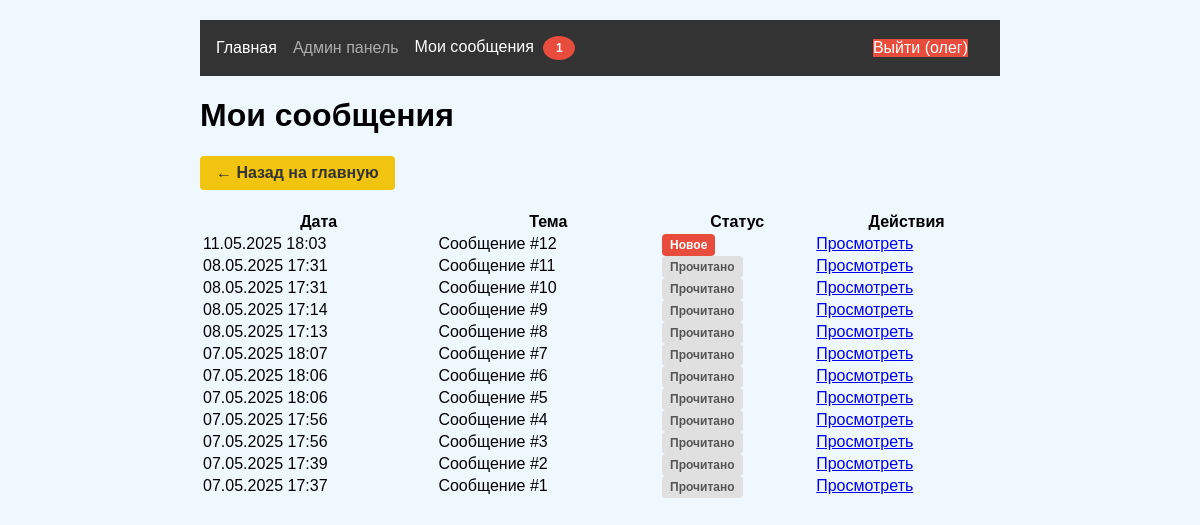
Page /user/messages (signed in) on the committed database.
### models.py (models this page shows, shortened)
class User(UserMixin, db.Model):
    id = db.Column(db.Integer, primary_key=True)
    username = db.Column(db.String(64), unique=True)
    password_hash = db.Column(db.String(128))
    is_admin = db.Column(db.Boolean, default=False)

class AdminMessage(db.Model):
    id = db.Column(db.Integer, primary_key=True)
    user_id = db.Column(db.Integer, db.ForeignKey('user.id'))
    admin_id = db.Column(db.Integer, db.ForeignKey('user.id'))  # ➕ Добавлено
    message = db.Column(db.Text)
    code_id = db.Column(db.Integer, db.ForeignKey('code_status.id'))
    created_at = db.Column(db.DateTime)
    read = db.Column(db.Boolean, default=False)
    user = db.relationship('User', foreign_keys=[user_id], backref=db.backref('admin_messages', lazy=True))
    admin = db.relationship('User', foreign_keys=[admin_id])  # ➕ Добавлено
    code = db.relationship('CodeStatus', backref=db.backref('messages', lazy=True))
    read_by_user = db.Column(db.Boolean, default=False)
    read_by_admin = db.Column(db.Boolean, default=False)

### app.py (the view)
@app.route('/user/messages')
@login_required
def user_messages():
    messages = AdminMessage.query.filter_by(user_id=current_user.id).order_by(AdminMessage.created_at.desc()).all()
    return render_template('user_messages.html', messages=messages)

### app.py (called while the page is built)
@login_manager.user_loader
def load_user(user_id):
    return User.query.get(int(user_id))

### templates/user_messages.html (shortened to what this page needs)
{% extends "base.html" %}
{% block content %}
<div class="container">
    <h1>Мои сообщения</h1>
    <a href="{{ url_for('main_index') }}" class="back-btn">← Назад на главную</a>
    <div class="messages-section">
        {% if messages %}
            <table class="messages-table">
                <thead>
                    <tr>
                        <th>Дата</th>
                        <th>Тема</th>
                        <th>Статус</th>
                        <th>Действия</th>
                    </tr>
                </thead>
                <tbody>
                    {% for message in messages %}
                    <tr class="{{ 'unread' if not message.read_by_user  else '' }}">
                        <td>{{ message.created_at.strftime('%d.%m.%Y %H:%M') }}</td>
                        <td>{% if message.subject %}{{ message.subject }}{% else %}Сообщение #{{ message.id }}{% endif %}</td>
                        <td>
                            {% if  message.read_by_user %}
                            <span class="status read">Прочитано</span>
                            {% else %}
                            <span class="status unread">Новое</span>
                            {% endif %}
                        </td>
                        <td>
                            <a href="{{ url_for('view_user_message', message_id=message.id) }}" class="btn">Просмотреть</a>
                        </td>
                    </tr>
                    {% endfor %}
                </tbody>
            </table>
        {% else %}
            <p class="no-data">У вас нет сообщений от администрации</p>
        {% endif %}
    </div>
</div>
{% endblock %}

### templates/base.html (shortened to what this page needs)
<!DOCTYPE html>
<html lang="ru">
<head>
    <link rel="stylesheet" href="{{ url_for('static', filename='css/style.css') }}">
</head>
<body>
    <header>
        <nav>
            {% if current_user.is_authenticated %}
                <div class="nav-left">
                    <a href="{{ url_for('main_index') }}" class="nav-link">Главная</a>
                    <a href="{{ url_for('admin_dashboard') }}" class="nav-link {{ 'admin-link' if current_user.is_admin else 'disabled-link' }}">
                        Админ панель
                    </a>
                    <a href="{{ url_for('user_messages') }}" class="nav-link">
                        Мои сообщения
                        <span class="message-count" id="userMessageCount"></span>
                    </a>
                </div>
                <div class="nav-right">
                    <a href="{{ url_for('logout') }}" class="nav-link logout-btn">Выйти ({{ current_user.username }})</a>
                </div>
            {% else %}
                <div class="nav-left">
                    <a href="{{ url_for('login') }}" class="nav-link">Войти</a>
                    <a href="{{ url_for('register') }}" class="nav-link">Регистрация</a>
                </div>
            {% endif %}
        </nav>
    </header>
    <main>
        {% block content %}{% endblock %}
    </main>
</body>
</html>

### static/css/style.css (style rules this page uses)
body { font-family: Arial, sans-serif; max-width: 800px; margin: 0 auto; padding: 20px; background: #f0f8ff; }
nav { display: flex; background: #333; padding: 1rem; }
nav a { color: white; margin-right: 1rem; text-decoration: none; }
.nav-right { margin-left: auto; }
.back-btn { display: inline-block; margin-bottom: 20px; padding: 8px 16px; background-color: #6c757d; color: #fff; border-radius: 4px; text-decoration: none; }
.disabled-link { opacity: 0.6; cursor: default; position: relative; }
.nav-left, .nav-right { display: flex; align-items: center; }
.nav-left { margin-right: auto; }
.logout-btn { background-color: #e74c3c !important; color: white !important; transition: background-color 0.3s; }
.message-count { display: none; background-color: #e74c3c; color: white; border-radius: 50%; padding: 2px 6px; font-size: 12px; margin-left: 5px; }
.status { padding: 4px 8px; border-radius: 4px; font-size: 12px; font-weight: bold; }
.status.read { background-color: #e0e0e0; color: #555; }
.status.unread { background-color: #e74c3c; color: white; }
.back-btn { display: inline-block; padding: 8px 16px; background-color: #f1c40f; color: #333; border-radius: 4px; text-decoration: none; margin-bottom: 20px; font-weight: bold; }
.message-count { display: none; background-color: #e74c3c; color: white; border-radius: 50%; width: 20px; height: 20px; text-align: center; line-height: 20px; font-size: 12px; margin-left: 5px; font-weight: bold; }
.messages-table { width: 100%; border-collapse }

### rows in the picture
User: username "олег"
AdminMessage: created_at "11.05.2025 18:03", id "12", read_by_user "Новое"
AdminMessage: created_at "08.05.2025 17:31", id "11", read_by_user "Прочитано"
AdminMessage: created_at "08.05.2025 17:31", id "10", read_by_user "Прочитано"
AdminMessage: created_at "08.05.2025 17:14", id "9", read_by_user "Прочитано"
AdminMessage: created_at "08.05.2025 17:13", id "8", read_by_user "Прочитано"
AdminMessage: created_at "07.05.2025 18:07", id "7", read_by_user "Прочитано"
AdminMessage: created_at "07.05.2025 18:06", id "6", read_by_user "Прочитано"
AdminMessage: created_at "07.05.2025 18:06", id "5", read_by_user "Прочитано"
AdminMessage: created_at "07.05.2025 17:56", id "4", read_by_user "Прочитано"
AdminMessage: created_at "07.05.2025 17:56", id "3", read_by_user "Прочитано"
AdminMessage: created_at "07.05.2025 17:39", id "2", read_by_user "Прочитано"
AdminMessage: created_at "07.05.2025 17:37", id "1", read_by_user "Прочитано"
